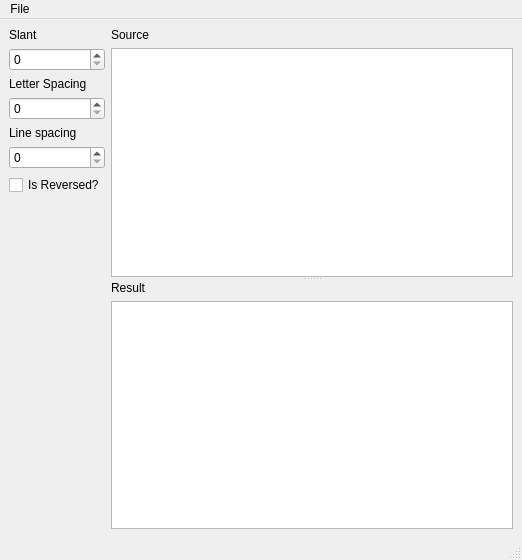
<?xml version="1.0" encoding="UTF-8"?>
<ui version="4.0">
 <class>MainWindow</class>
 <widget class="QMainWindow" name="MainWindow">
  <property name="geometry">
   <rect>
    <x>0</x>
    <y>0</y>
    <width>522</width>
    <height>560</height>
   </rect>
  </property>
  <property name="windowTitle">
   <string>MainWindow</string>
  </property>
  <widget class="QWidget" name="centralwidget">
   <layout class="QVBoxLayout" name="verticalLayout_2">
    <item>
     <layout class="QHBoxLayout" name="horizontalLayout_3" stretch="1,5">
      <property name="sizeConstraint">
       <enum>QLayout::SetDefaultConstraint</enum>
      </property>
      <item>
       <layout class="QVBoxLayout" name="verticalLayout">
        <item>
         <widget class="QLabel" name="label_slant">
          <property name="text">
           <string>Slant</string>
          </property>
         </widget>
        </item>
        <item>
         <widget class="QSpinBox" name="slant_widget"/>
        </item>
        <item>
         <widget class="QLabel" name="label_letter_spacing">
          <property name="text">
           <string>Letter Spacing</string>
          </property>
         </widget>
        </item>
        <item>
         <widget class="QSpinBox" name="letter_spacing_widget"/>
        </item>
        <item>
         <widget class="QLabel" name="label_line_spacing">
          <property name="text">
           <string>Line spacing</string>
          </property>
         </widget>
        </item>
        <item>
         <widget class="QSpinBox" name="line_spacing_widget"/>
        </item>
        <item>
         <widget class="QCheckBox" name="is_reversed_widget">
          <property name="text">
           <string>Is Reversed?</string>
          </property>
         </widget>
        </item>
        <item>
         <spacer name="verticalSpacer">
          <property name="orientation">
           <enum>Qt::Vertical</enum>
          </property>
          <property name="sizeHint" stdset="0">
           <size>
            <width>20</width>
            <height>40</height>
           </size>
          </property>
         </spacer>
        </item>
       </layout>
      </item>
      <item>
       <widget class="QSplitter" name="splitter">
        <property name="orientation">
         <enum>Qt::Vertical</enum>
        </property>
        <widget class="QWidget" name="verticalLayoutWidget_4">
         <layout class="QVBoxLayout" name="verticalLayout_5">
          <item>
           <widget class="QLabel" name="label_source">
            <property name="text">
             <string>Source</string>
            </property>
           </widget>
          </item>
          <item>
           <widget class="QPlainTextEdit" name="source_widget">
            <property name="font">
             <font>
              <family>Monospace</family>
             </font>
            </property>
           </widget>
          </item>
         </layout>
        </widget>
        <widget class="QWidget" name="verticalLayoutWidget_3">
         <layout class="QVBoxLayout" name="verticalLayout_4">
          <item>
           <widget class="QLabel" name="label_result">
            <property name="text">
             <string>Result</string>
            </property>
           </widget>
          </item>
          <item>
           <widget class="QPlainTextEdit" name="result_widget">
            <property name="font">
             <font>
              <family>Monospace</family>
             </font>
            </property>
           </widget>
          </item>
         </layout>
        </widget>
       </widget>
      </item>
     </layout>
    </item>
   </layout>
   <zorder>horizontalSpacer</zorder>
   <zorder>horizontalLayoutWidget</zorder>
   <zorder>verticalLayoutWidget_3</zorder>
   <zorder>verticalLayoutWidget_4</zorder>
  </widget>
  <widget class="QMenuBar" name="menubar">
   <property name="geometry">
    <rect>
     <x>0</x>
     <y>0</y>
     <width>522</width>
     <height>20</height>
    </rect>
   </property>
   <widget class="QMenu" name="menuG">
    <property name="title">
     <string>File</string>
    </property>
    <addaction name="actionQuit"/>
   </widget>
   <addaction name="menuG"/>
  </widget>
  <widget class="QStatusBar" name="statusbar"/>
  <action name="actionQuit">
   <property name="text">
    <string>Quit</string>
   </property>
   <property name="statusTip">
    <string>Exit Application</string>
   </property>
   <property name="shortcut">
    <string>Ctrl+Q</string>
   </property>
  </action>
 </widget>
 <tabstops>
  <tabstop>slant_widget</tabstop>
  <tabstop>letter_spacing_widget</tabstop>
  <tabstop>line_spacing_widget</tabstop>
  <tabstop>is_reversed_widget</tabstop>
  <tabstop>source_widget</tabstop>
  <tabstop>result_widget</tabstop>
 </tabstops>
 <resources/>
 <connections/>
</ui>
